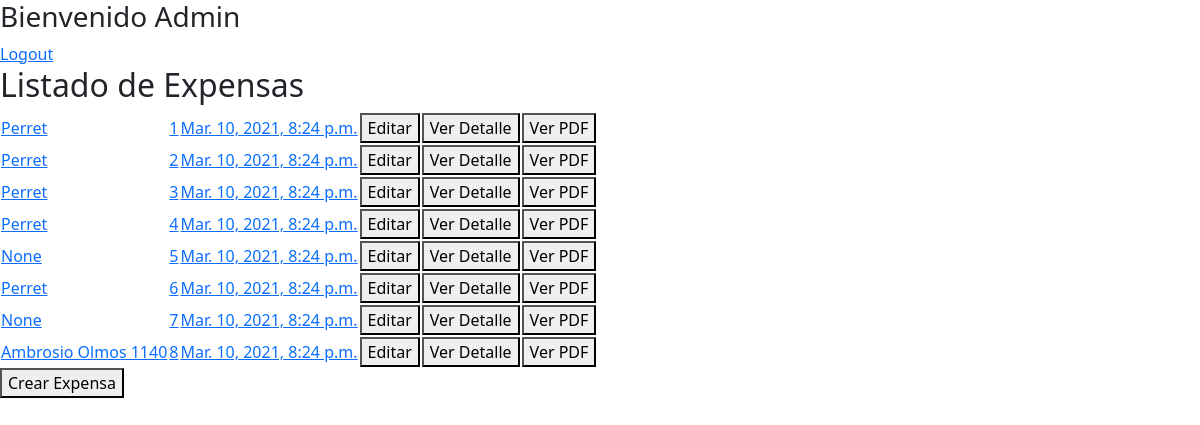
/expensa/listar_expensa/ (signed in), run on an earlier commit of the app's database.
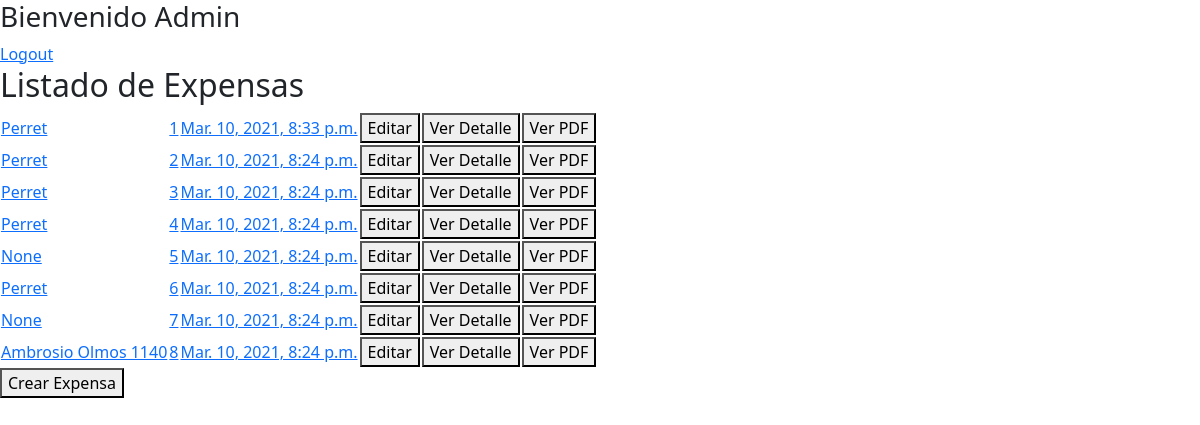
And on a later commit of the database.
### Expensas/models.py (models this page shows, shortened)
class Expensas(models.Model):
    ph_dpto = models.ForeignKey(Departamento,on_delete=models.CASCADE,related_name="PH")
    edificio_expensa= models.ForeignKey(Edificio,on_delete=models.CASCADE,verbose_name="Edificio",blank = True, null = True)
    expensas_puras = models.FloatField(verbose_name="Expensas Puras",blank = True, null = True)
    total_ingresos = models.FloatField(verbose_name="Total ingresos",blank = True, null = True)
    deuda_totales = models.FloatField(verbose_name="Total Adeudado",blank = True, null = True, default=None)
    intereses_mora = models.FloatField(verbose_name="Intereses por Mora",blank = True, null = True)
    materiales_limpieza = models.FloatField(verbose_name="materiales de limpieza",blank = True, null = True)
    servicios_luz= models.FloatField(verbose_name="servicios electricidad",blank = True, null = True)
    gastos_electricidad=models.FloatField(verbose_name="materiales y mano obra electricidad",blank = True, null = True)
    gastos_pintura=models.FloatField(verbose_name="materiales y mano obra pintura",blank = True, null = True)
    gastos_cerrajeria=models.FloatField(verbose_name=" materiales y mano de obra cerrajeria",blank = True, null = True)
    gastos_portero_electrico=models.FloatField(verbose_name="service portero electrico",blank = True, null = True)
    gastos_bomba_agua=models.FloatField(verbose_name="service bombas de agua",blank = True, null = True)
    gastos_matafuegos=models.FloatField(verbose_name=" recarga matafuegos",blank = True, null = True)
    gastos_accesorios=models.FloatField(verbose_name=" gastos accesorios",blank = True, null = True)
    vacaciones_encargado =models.FloatField(verbose_name=" vacaciones encargado",blank = True, null = True)
    reemplazo_encargado=models.FloatField(verbose_name=" reemplazo encargado",blank = True, null = True)
    sueldo_administrador = models.FloatField(verbose_name="Sueldo Administrador",blank = True, null = True)
    ascensores = models.FloatField(verbose_name="Gasto Ascensores",blank = True, null = True)
    aportes_encargado_limpieza = models.FloatField(verbose_name="Aportes Encargado Limpieza",blank = True, null = True)
    sueldo_encargado_limpieza = models.FloatField(verbose_name="Sueldo Encargado Limpieza",blank = True, null = True)
    seguro_edificio = models.FloatField(verbose_name="Seguro Edificio",blank = True, null = True)
    sueldo_anual_complementario = models.FloatField(verbose_name="Sueldo Anual Complementario",blank = True, null = True)
    total_gastos = models.FloatField(verbose_name="Total de Gastos (Egreso) ",blank = True, null = True, default=0)
    create_date = models.DateTimeField(auto_now=True,verbose_name="Fecha Creacion")
    porcentaja_departamento = models.ForeignKey(Departamento,on_delete=models.CASCADE,blank = True, null = True)
    class Meta:
        verbose_name = "Expensas"
        verbose_name_plural = "Expensas"

### Administracion/models.py (models this page shows)
class Edificio(models.Model):
    nombre = models.CharField(max_length = 50 ,verbose_name="Edificio")
    class Meta:
        verbose_name ="Edificio"
        verbose_name_plural = "Edificios"
    def __str__(self):
        return self.nombre

### Expensas/views.py (the view)
# urls.py: path('listar_expensa/',login_required(ExpensasListView.as_view()),name ="listar_expensa"),
class ExpensasListView(ListView):
    model = Expensas
    template_name ="listar_expensa.html"
    context_object_name = 'expensas'

### Expensas/templates/listar_expensa.html
{% extends 'base.html' %} {% block content %}
<h2>Listado de Expensas </h2>
<table class="default">
    {% for expensa in expensas %}
    <tr>
        <td>
            <a href="#">{{expensa.edificio_expensa}}</a>
        </td>
        <td>
            <a href="#">{{expensa.id}}</a>
        </td>
        <td>
            <a href="#">{{expensa.create_date}}</a>
        </td>
        <td>
            <a href="{% url 'editar_expensa' expensa.id %}">
                <button type="submit">Editar</button>
            </a>
        </td>
        <td>
            <a href="{% url 'detalle_expensa' expensa.id %}">
                <button type="submit">Ver Detalle</button>
            </a>
        </td>
        <td>
            <a href="{% url 'expensa_pdf' expensa.id %}">
                <button type="submit">Ver PDF</button>
            </a>
        </td>
    </tr>
    {% endfor %}
</table>
<a href="{% url 'crear_expensa' %}">
    <button>Crear Expensa</button></a>
{% endblock %}

What changed in the data, as far as the page shows it:
changed Expensas id 1: create_date "Mar. 10, 2021, 8:24 p.m." → "Mar. 10, 2021, 8:33 p.m."
